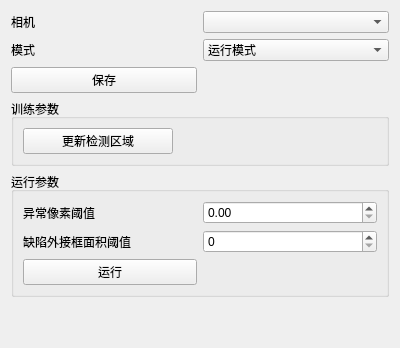
     <widget class="QWidget" name="widget_2" native="true">
      <property name="minimumSize">
       <size>
        <width>400</width>
        <height>0</height>
       </size>
      </property>
      <property name="maximumSize">
       <size>
        <width>400</width>
        <height>16777215</height>
       </size>
      </property>
      <layout class="QGridLayout" name="gridLayout_2">
       <item row="0" column="1">
        <widget class="QComboBox" name="comboBox_cam"/>
       </item>
       <item row="3" column="0">
        <widget class="QPushButton" name="pushButton_save">
         <property name="text">
          <string>保存</string>
         </property>
        </widget>
       </item>
       <item row="6" column="0" colspan="2">
        <widget class="QGroupBox" name="groupBox_run">
         <property name="title">
          <string>运行参数</string>
         </property>
         <layout class="QGridLayout" name="gridLayout_3">
          <item row="3" column="0">
           <widget class="QPushButton" name="pushButton_run">
            <property name="minimumSize">
             <size>
              <width>150</width>
              <height>0</height>
             </size>
            </property>
            <property name="text">
             <string>运行</string>
            </property>
           </widget>
          </item>
          <item row="0" column="0">
           <widget class="QLabel" name="label_2">
            <property name="text">
             <string>异常像素阈值</string>
            </property>
           </widget>
          </item>
          <item row="0" column="1">
           <widget class="QDoubleSpinBox" name="doubleSpinBox_object_detect_thre">
            <property name="toolTip">
             <string>仅保留分数严格大于此值的异常像素（0～1）；数值越大，筛选越严格。</string>
            </property>
            <property name="minimum">
             <double>0.000000000000000</double>
            </property>
            <property name="maximum">
             <double>1.000000000000000</double>
            </property>
           </widget>
          </item>
          <item row="1" column="0">
           <widget class="QLabel" name="label_3">
            <property name="text">
             <string>缺陷外接框面积阈值</string>
            </property>
           </widget>
          </item>
          <item row="1" column="1">
           <widget class="QSpinBox" name="spinBox_defect_area_thre">
            <property name="maximum">
             <number>9999999</number>
            </property>
           </widget>
          </item>
         </layout>
        </widget>
       </item>
       <item row="0" column="0">
        <widget class="QLabel" name="label">
         <property name="text">
          <string>相机</string>
         </property>
        </widget>
       </item>
       <item row="1" column="0">
        <widget class="QLabel" name="label_5">
         <property name="text">
          <string>模式</string>
         </property>
        </widget>
       </item>
       <item row="8" column="0">
        <spacer name="verticalSpacer">
         <property name="orientation">
          <enum>Qt::Vertical</enum>
         </property>
         <property name="sizeHint" stdset="0">
          <size>
           <width>20</width>
           <height>40</height>
          </size>
         </property>
        </spacer>
       </item>
       <item row="1" column="1">
        <widget class="QComboBox" name="comboBox_type">
         <item>
          <property name="text">
           <string>运行模式</string>
          </property>
         </item>
         <item>
          <property name="text">
           <string>训练模式</string>
          </property>
         </item>
        </widget>
       </item>
       <item row="4" column="0" colspan="2">
        <widget class="QGroupBox" name="groupBox_train">
         <property name="title">
          <string>训练参数</string>
         </property>
         <layout class="QGridLayout" name="gridLayout_4" columnstretch="0,0,0">
          <item row="1" column="2">
           <spacer name="horizontalSpacer">
            <property name="orientation">
             <enum>Qt::Horizontal</enum>
            </property>
            <property name="sizeHint" stdset="0">
             <size>
              <width>40</width>
              <height>20</height>
             </size>
            </property>
           </spacer>
          </item>
          <item row="1" column="0">
           <widget class="QPushButton" name="pushButton_update_trainROI">
            <property name="minimumSize">
             <size>
              <width>150</width>
              <height>0</height>
             </size>
            </property>
            <property name="text">
             <string>更新检测区域</string>
            </property>
           </widget>
          </item>
         </layout>
        </widget>
       </item>
      </layout>
     </widget>
